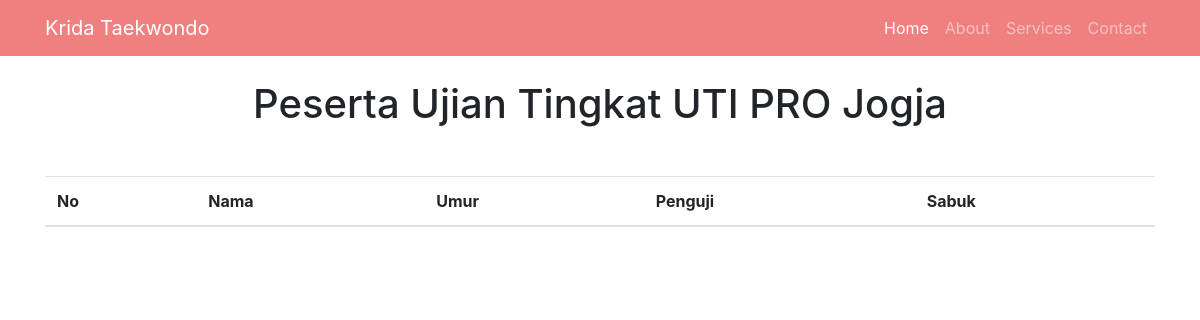
The app's page /blog/krida/, older data.
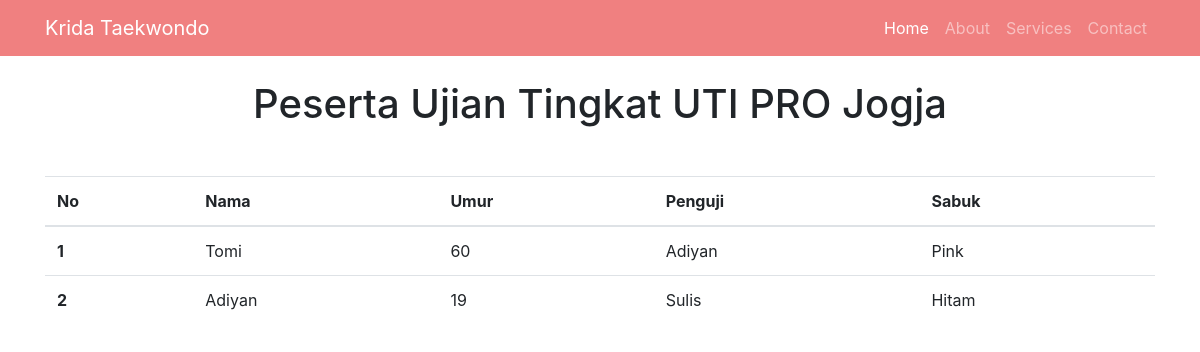
The same page, newer data.
### zwinkle/models.py (models this page shows)
class krida_model(models.Model):
    nama = models.CharField(max_length=30)
    umur = models.CharField(max_length=30)
    penguji = models.CharField(max_length=30)
    sabuk = models.CharField(max_length=30)
    def __str__(self):
        return "{}.{}".format(self.id,self.nama)

### zwinkle/views.py (the view)
# urls.py: path('krida/', views.krida, name="krida"),
def krida(request):
    kridatemp = krida_model.objects.all()
    print(kridatemp)
    context = {
        'page_title':'Post List Detail',
        'kridaView':kridatemp,
    }
    return render(request, 'base_krida.html', context)

### zwinkle/templates/base_krida.html (shortened to what this page needs)
<!DOCTYPE html>
<html lang="en">
  <head>
    <link rel="stylesheet" href="https://stackpath.bootstrapcdn.com/bootstrap/4.2.1/css/bootstrap.min.css">
  </head>
  <body>
    <nav class="navbar navbar-expand-lg navbar-dark static-top" style="background-color:#F08080;">
      <div class="container">
        <a class="navbar-brand" href="{% url 'rumah' %}">Krida Taekwondo</a>
        <div class="collapse navbar-collapse" id="navbarResponsive">
          <ul class="navbar-nav ml-auto">
            <li class="nav-item active">
              <a class="nav-link" href="#">Home
              </a>
            </li>
            <li class="nav-item">
              <a class="nav-link" href="#">About</a>
            </li>
            <li class="nav-item">
              <a class="nav-link" href="#">Services</a>
            </li>
            <li class="nav-item">
              <a class="nav-link" href="#">Contact</a>
            </li>
          </ul>
        </div>
      </div>
    </nav>
    <br>
<h1 style="text-align:center;">Peserta Ujian Tingkat UTI PRO Jogja</h1>
<br>
    <link rel="stylesheet" href="https://stackpath.bootstrapcdn.com/bootstrap/4.2.1/css/bootstrap.min.css">
{% block content %}
<div class="container">
<table class="table table-hover">
  <thead>
    <tr>
      <th scope="col">No</th>
      <th scope="col">Nama</th>
      <th scope="col">Umur</th>
      <th scope="col">Penguji</th>
      <th scope="col">Sabuk</th>
    </tr>
  </thead>
  <tbody>
  {% for krida in kridaView %}
    <tr>
      <th scope="row">{{forloop.counter}}</th>
      <td>{{krida.nama}}</td>
      <td>{{krida.umur}}</td>
      <td>{{krida.penguji}}</td>
      <td>{{krida.sabuk}}</td>
    </tr>
  {% endfor %}
  </tbody>
</table>
</div>
{% endblock %}

Row changes from the older to the newer data that the page shows:
added krida_model: nama "Tomi", umur "60", penguji "Adiyan", sabuk "Pink"
added krida_model: nama "Adiyan", umur "19", penguji "Sulis", sabuk "Hitam"
